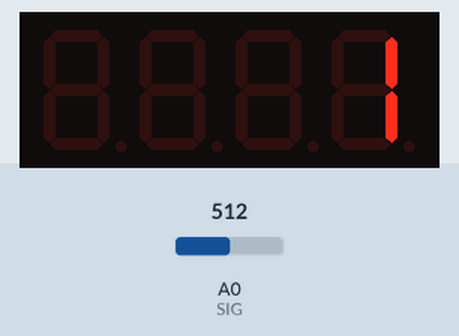
This sketch was run on a simulated Arduino Uno, built with avr-gcc and run on an emulated ATmega328P. Parts: 4-digit seven-segment display. The test bench sets the inputs (shaded band); at power-on: A0 (SIG) = 512.

Above: at 0.1 s.
At 1.1 s:
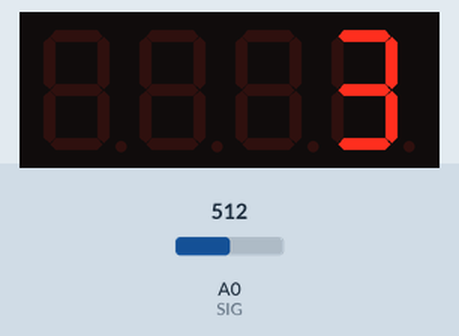
At 1.6 s:
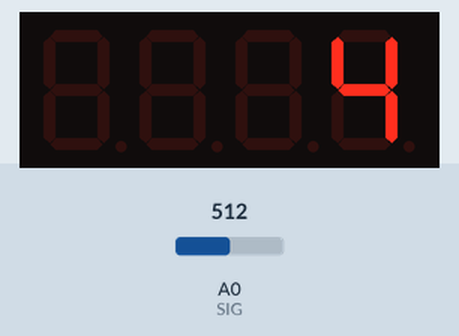
At 2.7 s:
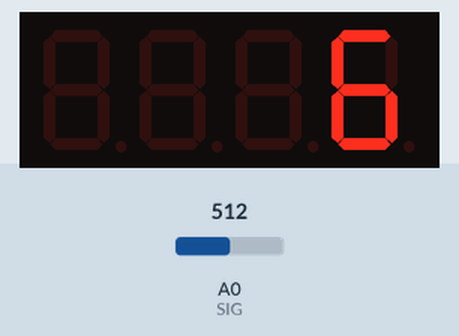
At 4.8 s:
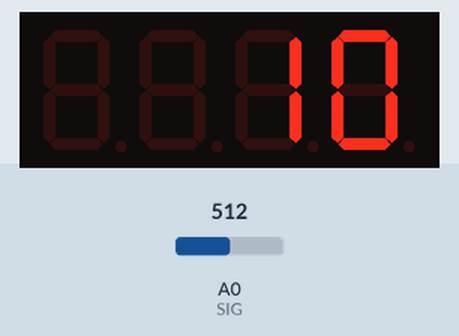
At 6.3 s:
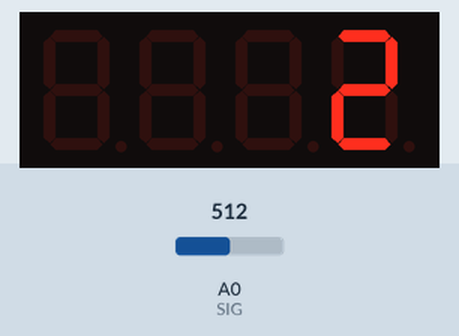

Measured:
- by itself, everything shown: repeats every 5.7 s, in 11 steps
- what the display in image 1 shows lasts 0.5 s, from 1.1 s to 1.6 s

The sketch:

display_multi.ino
```cpp
#include <TM1637Display.h>

#define CLK 9
#define DIO A0
#define S0 2
#define S1 3
#define S2 4
#define S3 5
#define SIG A0
int step = 50;

TM1637Display display = TM1637Display(CLK, DIO);

void setup() {
  Serial.begin(9600);

  pinMode(S0, OUTPUT);
  pinMode(S1, OUTPUT);
  pinMode(S2, OUTPUT);
  pinMode(S3, OUTPUT);

  digitalWrite(S0, LOW);
  digitalWrite(S1, LOW);
  digitalWrite(S2, LOW);
  digitalWrite(S3, LOW);

  //display.clear();
  display.setBrightness(7);
}


void loop() {

  for (int i = 0; i < 11; i++) {
   // display.clear();
    readMux(i);
    display.showNumberDec(i+1);
    delay(500);
  }
}


int readMux(int channel) {
  int controlPin[] = { S0, S1, S2, S3 };

  int muxChannel[16][4] = {
    { 0, 0, 0, 0 },  //channel 0
    { 1, 0, 0, 0 },  //channel 1
    { 0, 1, 0, 0 },  //channel 2
    { 1, 1, 0, 0 },  //channel 3
    { 0, 0, 1, 0 },  //channel 4
    { 1, 0, 1, 0 },  //channel 5
    { 0, 1, 1, 0 },  //channel 6
    { 1, 1, 1, 0 },  //channel 7
    { 0, 0, 0, 1 },  //channel 8
    { 1, 0, 0, 1 },  //channel 9
    { 0, 1, 0, 1 },  //channel 10
    { 1, 1, 0, 1 },  //channel 11
    { 0, 0, 1, 1 },  //channel 12
    { 1, 0, 1, 1 },  //channel 13
    { 0, 1, 1, 1 },  //channel 14
    { 1, 1, 1, 1 }   //channel 15
  };

  //loop through the 4 sig
  for (int i = 0; i < 4; i++) {
    digitalWrite(controlPin[i], muxChannel[channel][i]);
  }

  //read the value at the SIG pin
  int val = analogRead(SIG);

  //return the value
  return val;
}
```
